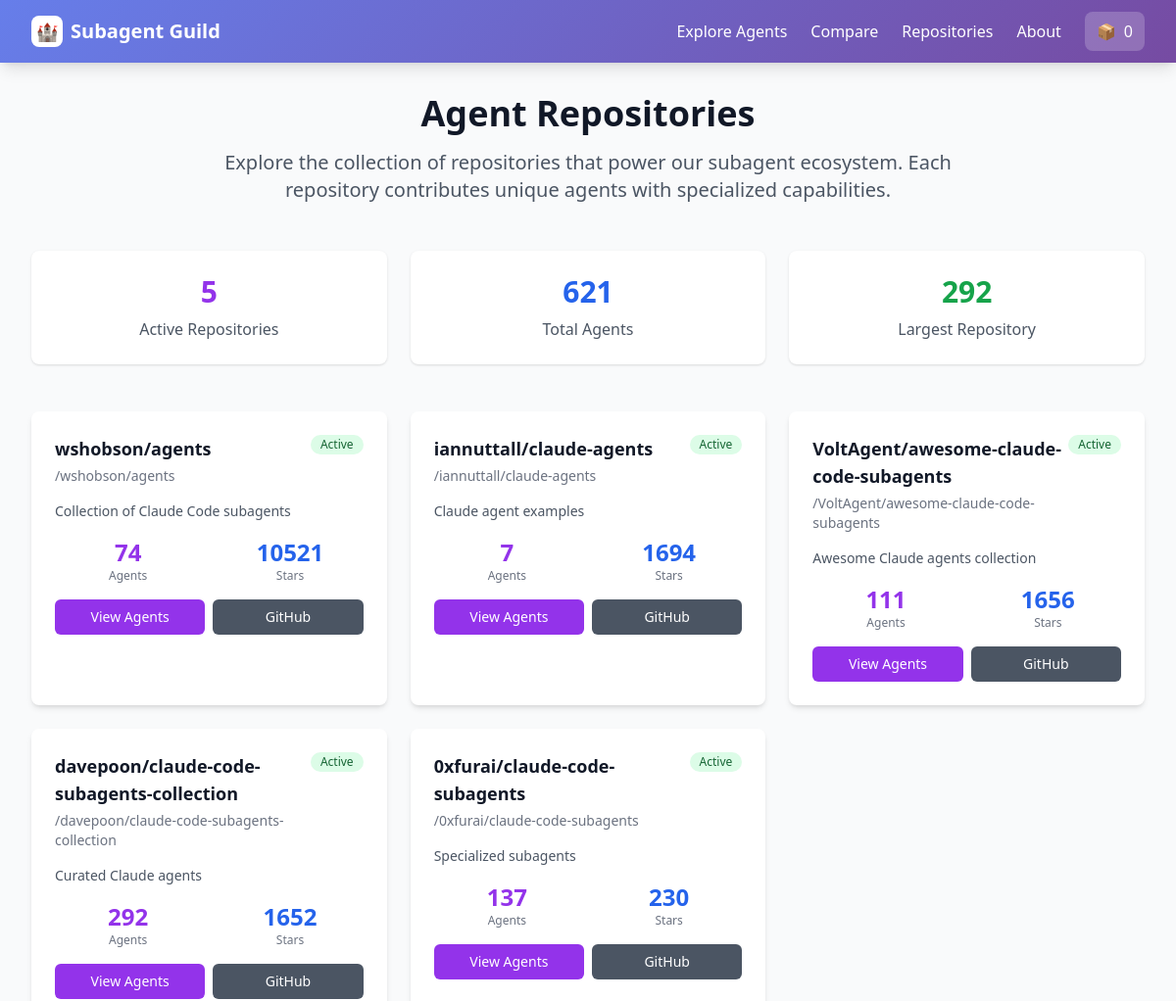
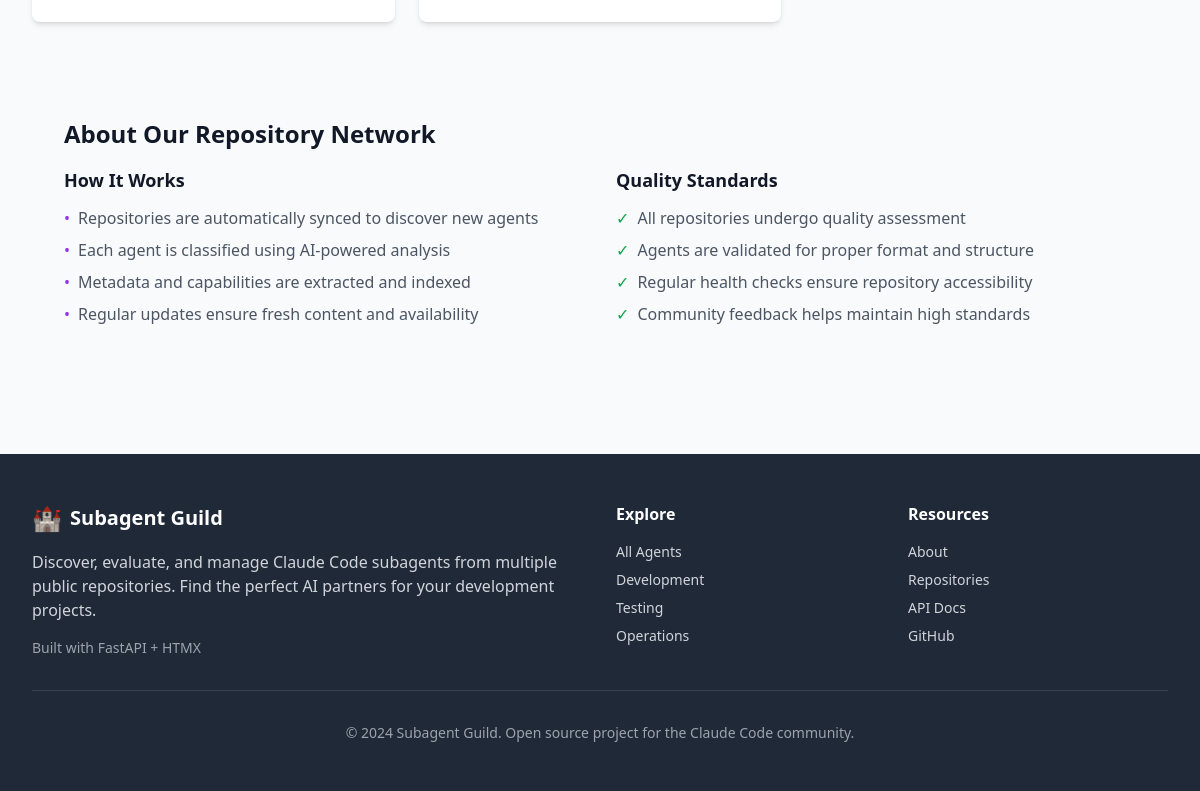
Page /repositories on the committed database (2 pictures, top to bottom).
### app/models/repository.py (models this page shows, shortened)
class Repository(Base):
    __tablename__ = "repositories"
    id = Column(Integer, primary_key=True, index=True)
    name = Column(String(255), unique=True, nullable=False, index=True)
    url = Column(String(512), nullable=False)
    description = Column(Text)
    star_count = Column(Integer, default=0)
    fork_count = Column(Integer, default=0)
    language = Column(String(100))
    license = Column(String(100))
    is_active = Column(Boolean, default=True)
    submodule_path = Column(String(512))
    created_at = Column(DateTime(timezone=True), server_default=func.now())
    updated_at = Column(DateTime(timezone=True), onupdate=func.now())
    last_synced_at = Column(DateTime(timezone=True))
    agents = relationship("Agent", back_populates="repository", cascade="all, delete-orphan")

### app/web/pages.py (the view)
@router.get("/repositories", response_class=HTMLResponse)
async def repositories_page(request: Request):
    async with get_async_session() as session:
        repositories = await Repository.get_all_active(session)
        for repo in repositories:
            agent_count_stmt = select(func.count(Agent.id)).where(
                and_(Agent.repository_id == repo.id, Agent.is_classified == True)
            )
            result = await session.execute(agent_count_stmt)
            repo.agent_count = result.scalar() or 0
        return templates.TemplateResponse("pages/repositories.html", {
            "request": request,
            "repositories": repositories
        })

### templates/pages/repositories.html (shortened to what this page needs)
{% extends "base.html" %}
{% block content %}
<div class="max-w-7xl mx-auto px-4 sm:px-6 lg:px-8 py-8">
    <div class="text-center mb-12">
        <h1 class="text-4xl font-bold text-gray-900 mb-4">
            Agent Repositories
        </h1>
        <p class="text-xl text-gray-600 max-w-3xl mx-auto">
            Explore the collection of repositories that power our subagent ecosystem. Each repository contributes unique agents with specialized capabilities.
        </p>
    </div>
    <div class="grid grid-cols-1 md:grid-cols-3 gap-6 mb-12">
        <div class="bg-white rounded-lg shadow p-6 text-center">
            <div class="text-3xl font-bold text-purple-600 mb-2">{{ repositories|length }}</div>
            <div class="text-gray-600">Active Repositories</div>
        </div>
        <div class="bg-white rounded-lg shadow p-6 text-center">
            <div class="text-3xl font-bold text-blue-600 mb-2">
                {{ repositories|sum(attribute='agent_count') }}
            </div>
            <div class="text-gray-600">Total Agents</div>
        </div>
        <div class="bg-white rounded-lg shadow p-6 text-center">
            <div class="text-3xl font-bold text-green-600 mb-2">
                {{ repositories|map(attribute='agent_count')|max }}
            </div>
            <div class="text-gray-600">Largest Repository</div>
        </div>
    </div>
    <div class="grid grid-cols-1 md:grid-cols-2 lg:grid-cols-3 gap-6">
        {% for repo in repositories %}
        <div class="bg-white rounded-lg shadow-md hover:shadow-lg transition-shadow p-6">
            <div class="flex items-start justify-between mb-4">
                <div class="flex-1">
                    <h3 class="text-lg font-semibold text-gray-900 mb-1">
                        {{ repo.name }}
                    </h3>
                    <p class="text-sm text-gray-500">
                        {{ repo.owner }}/{{ repo.name }}
                    </p>
                </div>
                {% if repo.is_active %}
                <span class="inline-flex items-center px-2.5 py-0.5 rounded-full text-xs font-medium bg-green-100 text-green-800">
                    Active
                </span>
                {% else %}
                <span class="inline-flex items-center px-2.5 py-0.5 rounded-full text-xs font-medium bg-gray-100 text-gray-800">
                    Inactive
                </span>
                {% endif %}
            </div>
            {% if repo.description %}
            <p class="text-gray-600 text-sm mb-4 line-clamp-3">
                {{ repo.description }}
            </p>
            {% endif %}
            <div class="grid grid-cols-2 gap-4 mb-4">
                <div class="text-center">
                    <div class="text-2xl font-bold text-purple-600">{{ repo.agent_count or 0 }}</div>
                    <div class="text-xs text-gray-500">Agents</div>
                </div>
                <div class="text-center">
                    <div class="text-2xl font-bold text-blue-600">{{ repo.star_count or 0 }}</div>
                    <div class="text-xs text-gray-500">Stars</div>
                </div>
            </div>
            <div class="flex space-x-2">
                <a href="/agents?repository_id={{ repo.id }}"
                   class="flex-1 bg-purple-600 hover:bg-purple-700 text-white text-sm font-medium py-2 px-3 rounded-md text-center transition-colors">
                    View Agents
                </a>
                {% if repo.url %}
                <a href="{{ repo.url }}"
                   target="_blank"
                   rel="noopener noreferrer"
                   class="flex-1 bg-gray-600 hover:bg-gray-700 text-white text-sm font-medium py-2 px-3 rounded-md text-center transition-colors">
                    GitHub
                </a>
                {% endif %}
            </div>
        </div>
        {% endfor %}
    </div>
    <div class="mt-16 bg-gray-50 rounded-lg p-8">
        <h2 class="text-2xl font-bold text-gray-900 mb-4">About Our Repository Network</h2>
        <div class="grid grid-cols-1 md:grid-cols-2 gap-8">
            <div>
                <h3 class="text-lg font-semibold text-gray-900 mb-3">How It Works</h3>
                <ul class="text-gray-600 space-y-2">
                    <li class="flex items-start">
                        <span class="text-purple-600 mr-2">•</span>
                        Repositories are automatically synced to discover new agents
                    </li>
                    <li class="flex items-start">
                        <span class="text-purple-600 mr-2">•</span>
                        Each agent is classified using AI-powered analysis
                    </li>
                    <li class="flex items-start">
                        <span class="text-purple-600 mr-2">•</span>
                        Metadata and capabilities are extracted and indexed
                    </li>
                    <li class="flex items-start">
                        <span class="text-purple-600 mr-2">•</span>
                        Regular updates ensure fresh content and availability
                    </li>
                </ul>
            </div>
            <div>
                <h3 class="text-lg font-semibold text-gray-900 mb-3">Quality Standards</h3>
                <ul class="text-gray-600 space-y-2">
                    <li class="flex items-start">
                        <span class="text-green-600 mr-2">✓</span>
                        All repositories undergo quality assessment
                    </li>
                    <li class="flex items-start">
                        <span class="text-green-600 mr-2">✓</span>
                        Agents are validated for proper format and structure
                    </li>
                    <li class="flex items-start">
                        <span class="text-green-600 mr-2">✓</span>
                        Regular health checks ensure repository accessibility
                    </li>
                    <li class="flex items-start">
                        <span class="text-green-600 mr-2">✓</span>
                        Community feedback helps maintain high standards
                    </li>
                </ul>
            </div>
        </div>
    </div>
</div>
{% endblock %}

### templates/base.html (shortened to what this page needs)
<!DOCTYPE html>
<html lang="en">
<head>
    <script src="https://cdn.tailwindcss.com"></script>
</head>
<body class="bg-gray-50 min-h-screen">
    <nav class="guild-gradient shadow-lg">
        <div class="max-w-7xl mx-auto px-4 sm:px-6 lg:px-8">
            <div class="flex justify-between h-16">
                <div class="flex items-center">
                    <a href="/" class="flex items-center space-x-2">
                        <div class="w-8 h-8 bg-white rounded-lg flex items-center justify-center">
                            <span class="text-purple-600 font-bold text-lg">🏰</span>
                        </div>
                        <span class="text-white font-bold text-xl">Subagent Guild</span>
                    </a>
                </div>
                <div class="flex items-center space-x-6">
                    <a href="/agents" class="text-white hover:text-purple-200 transition-colors">
                        Explore Agents
                    </a>
                    <a href="/compare" class="text-white hover:text-purple-200 transition-colors flex items-center space-x-1">
                        <span>Compare</span>
                    </a>
                    <a href="/repositories" class="text-white hover:text-purple-200 transition-colors">
                        Repositories
                    </a>
                    <a href="/about" class="text-white hover:text-purple-200 transition-colors">
                        About
                    </a>
                    <div x-data="{ count: 0 }" class="relative">
                        <button @click="toggleSelection()" class="bg-white bg-opacity-20 hover:bg-opacity-30 text-white px-3 py-2 rounded-lg transition-colors flex items-center space-x-2">
                            <span>📦</span>
                            <span x-text="count" class="font-medium">0</span>
                        </button>
                    </div>
                </div>
            </div>
        </div>
    </nav>
    <main class="flex-1">
        {% block content %}{% endblock %}
    </main>
    <footer class="bg-gray-800 text-white mt-16">
        <div class="max-w-7xl mx-auto px-4 sm:px-6 lg:px-8 py-12">
            <div class="grid grid-cols-1 md:grid-cols-4 gap-8">
                <div class="col-span-1 md:col-span-2">
                    <div class="flex items-center space-x-2 mb-4">
                        <span class="text-2xl">🏰</span>
                        <span class="text-xl font-bold">Subagent Guild</span>
                    </div>
                    <p class="text-gray-300 mb-4">
                        Discover, evaluate, and manage Claude Code subagents from multiple public repositories.
                        Find the perfect AI partners for your development projects.
                    </p>
                    <div class="flex space-x-4">
                        <span class="text-sm text-gray-400">Built with FastAPI + HTMX</span>
                    </div>
                </div>
                <div>
                    <h3 class="font-semibold mb-4">Explore</h3>
                    <ul class="space-y-2 text-sm text-gray-300">
                        <li><a href="/agents" class="hover:text-white transition-colors">All Agents</a></li>
                        <li><a href="/agents?lifecycle=development" class="hover:text-white transition-colors">Development</a></li>
                        <li><a href="/agents?lifecycle=testing" class="hover:text-white transition-colors">Testing</a></li>
                        <li><a href="/agents?lifecycle=operations" class="hover:text-white transition-colors">Operations</a></li>
                    </ul>
                </div>
                <div>
                    <h3 class="font-semibold mb-4">Resources</h3>
                    <ul class="space-y-2 text-sm text-gray-300">
                        <li><a href="/about" class="hover:text-white transition-colors">About</a></li>
                        <li><a href="/repositories" class="hover:text-white transition-colors">Repositories</a></li>
                        <li><a href="#" class="hover:text-white transition-colors">API Docs</a></li>
                        <li><a href="#" class="hover:text-white transition-colors">GitHub</a></li>
                    </ul>
                </div>
            </div>
            <div class="border-t border-gray-700 mt-8 pt-8 text-center text-sm text-gray-400">
                <p>&copy; 2024 Subagent Guild. Open source project for the Claude Code community.</p>
            </div>
        </div>
    </footer>
</body>
</html>

### templates/base.html (style rules this page uses)
.guild-gradient { background: linear-gradient(135deg, #667eea 0%, #764ba2 100%); }
.line-clamp-3 { display: -webkit-box; -webkit-line-clamp: 3; -webkit-box-orient: vertical; overflow: hidden; line-height: 1.4; }

### rows in the picture
Repository: name "wshobson/agents", is_active "Active", description "Collection of Claude Code subagents", agent_count "74", star_count "10521"
Repository: name "iannuttall/claude-agents", is_active "Active", description "Claude agent examples", agent_count "7", star_count "1694"
Repository: name "VoltAgent/awesome-claude-code-subagents", is_active "Active", description "Awesome Claude agents collection", agent_count "111", star_count "1656"
Repository: name "davepoon/claude-code-subagents-collection", is_active "Active", description "Curated Claude agents", agent_count "292", star_count "1652"
Repository: name "0xfurai/claude-code-subagents", is_active "Active", description "Specialized subagents", agent_count "137", star_count "230"

### other values in the picture
{{ repositories|length }} "5"
{{ repositories|sum(attribute='agent_count') }} "621"
{{ repositories|map(attribute='agent_count')|max }} "292"
